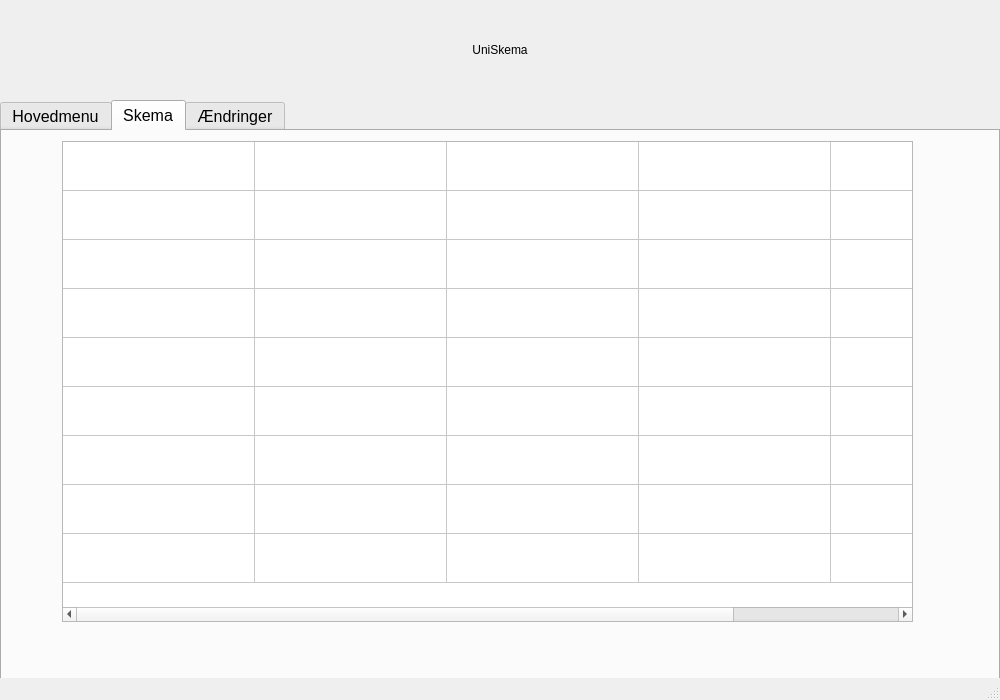
<?xml version="1.0" encoding="UTF-8"?>
<ui version="4.0">
 <class>MainWindow</class>
 <widget class="QMainWindow" name="MainWindow">
  <property name="geometry">
   <rect>
    <x>0</x>
    <y>0</y>
    <width>1000</width>
    <height>700</height>
   </rect>
  </property>
  <property name="sizePolicy">
   <sizepolicy hsizetype="Fixed" vsizetype="Fixed">
    <horstretch>0</horstretch>
    <verstretch>0</verstretch>
   </sizepolicy>
  </property>
  <property name="minimumSize">
   <size>
    <width>1000</width>
    <height>700</height>
   </size>
  </property>
  <property name="maximumSize">
   <size>
    <width>1000</width>
    <height>700</height>
   </size>
  </property>
  <property name="windowTitle">
   <string>MainWindow</string>
  </property>
  <widget class="QWidget" name="centralwidget">
   <widget class="QTabWidget" name="tabWidget">
    <property name="geometry">
     <rect>
      <x>0</x>
      <y>100</y>
      <width>1000</width>
      <height>600</height>
     </rect>
    </property>
    <property name="styleSheet">
     <string notr="true">font-size:16px;</string>
    </property>
    <property name="currentIndex">
     <number>1</number>
    </property>
    <widget class="QWidget" name="tab">
     <attribute name="title">
      <string>Hovedmenu</string>
     </attribute>
    </widget>
    <widget class="QWidget" name="tab_3">
     <attribute name="title">
      <string>Skema</string>
     </attribute>
     <widget class="QTableWidget" name="tableWidget_2">
      <property name="geometry">
       <rect>
        <x>60</x>
        <y>10</y>
        <width>851</width>
        <height>481</height>
       </rect>
      </property>
      <property name="maximumSize">
       <size>
        <width>1000</width>
        <height>600</height>
       </size>
      </property>
      <property name="styleSheet">
       <string notr="true"/>
      </property>
      <attribute name="horizontalHeaderVisible">
       <bool>false</bool>
      </attribute>
      <attribute name="horizontalHeaderDefaultSectionSize">
       <number>192</number>
      </attribute>
      <attribute name="horizontalHeaderStretchLastSection">
       <bool>false</bool>
      </attribute>
      <attribute name="verticalHeaderVisible">
       <bool>false</bool>
      </attribute>
      <attribute name="verticalHeaderMinimumSectionSize">
       <number>29</number>
      </attribute>
      <attribute name="verticalHeaderDefaultSectionSize">
       <number>49</number>
      </attribute>
      <attribute name="verticalHeaderHighlightSections">
       <bool>false</bool>
      </attribute>
      <attribute name="verticalHeaderShowSortIndicator" stdset="0">
       <bool>false</bool>
      </attribute>
      <attribute name="verticalHeaderStretchLastSection">
       <bool>false</bool>
      </attribute>
      <row>
       <property name="text">
        <string>8</string>
       </property>
      </row>
      <row>
       <property name="text">
        <string>9</string>
       </property>
      </row>
      <row>
       <property name="text">
        <string>10</string>
       </property>
      </row>
      <row>
       <property name="text">
        <string>11</string>
       </property>
      </row>
      <row>
       <property name="text">
        <string>12</string>
       </property>
      </row>
      <row>
       <property name="text">
        <string>13</string>
       </property>
      </row>
      <row>
       <property name="text">
        <string>14</string>
       </property>
      </row>
      <row>
       <property name="text">
        <string>15</string>
       </property>
      </row>
      <row>
       <property name="text">
        <string>16</string>
       </property>
      </row>
      <column>
       <property name="text">
        <string>Mandag</string>
       </property>
      </column>
      <column>
       <property name="text">
        <string>Tirsdag</string>
       </property>
      </column>
      <column>
       <property name="text">
        <string>Onsdag</string>
       </property>
      </column>
      <column>
       <property name="text">
        <string>Torsdag</string>
       </property>
      </column>
      <column>
       <property name="text">
        <string>Fredag</string>
       </property>
      </column>
     </widget>
    </widget>
    <widget class="QWidget" name="tab_2">
     <attribute name="title">
      <string>Ændringer</string>
     </attribute>
     <widget class="QTableWidget" name="tableWidget">
      <property name="geometry">
       <rect>
        <x>3</x>
        <y>40</y>
        <width>990</width>
        <height>481</height>
       </rect>
      </property>
      <property name="maximumSize">
       <size>
        <width>1000</width>
        <height>600</height>
       </size>
      </property>
      <property name="styleSheet">
       <string notr="true"/>
      </property>
      <column>
       <property name="text">
        <string>Mandag</string>
       </property>
      </column>
      <column>
       <property name="text">
        <string>Tirsdag</string>
       </property>
      </column>
      <column>
       <property name="text">
        <string>Onsdag</string>
       </property>
      </column>
      <column>
       <property name="text">
        <string>Torsdag</string>
       </property>
      </column>
      <column>
       <property name="text">
        <string>Fredag</string>
       </property>
      </column>
     </widget>
     <widget class="QLabel" name="label_2">
      <property name="geometry">
       <rect>
        <x>10</x>
        <y>10</y>
        <width>221</width>
        <height>16</height>
       </rect>
      </property>
      <property name="text">
       <string>TextLabel</string>
      </property>
     </widget>
     <widget class="QPushButton" name="pushButton">
      <property name="geometry">
       <rect>
        <x>870</x>
        <y>10</y>
        <width>75</width>
        <height>24</height>
       </rect>
      </property>
      <property name="text">
       <string>PushButton</string>
      </property>
     </widget>
    </widget>
   </widget>
   <widget class="QLabel" name="label">
    <property name="geometry">
     <rect>
      <x>0</x>
      <y>0</y>
      <width>1000</width>
      <height>100</height>
     </rect>
    </property>
    <property name="styleSheet">
     <string notr="true">font: 500 30pt;</string>
    </property>
    <property name="text">
     <string>UniSkema</string>
    </property>
    <property name="alignment">
     <set>Qt::AlignCenter</set>
    </property>
   </widget>
  </widget>
  <widget class="QMenuBar" name="menubar">
   <property name="geometry">
    <rect>
     <x>0</x>
     <y>0</y>
     <width>1000</width>
     <height>22</height>
    </rect>
   </property>
  </widget>
  <widget class="QStatusBar" name="statusbar"/>
 </widget>
 <resources/>
 <connections/>
</ui>
